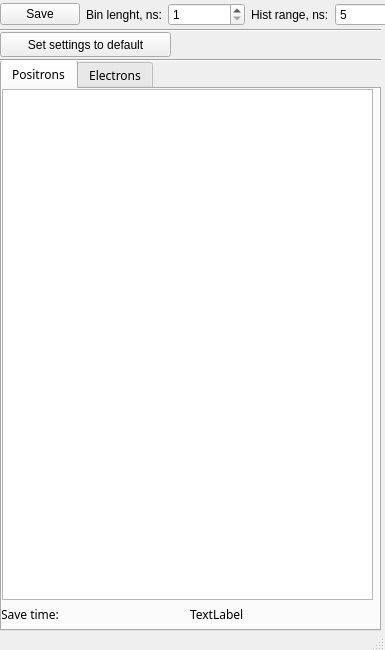
<?xml version="1.0" encoding="UTF-8"?>
<ui version="4.0">
 <class>Extraction</class>
 <widget class="QMainWindow" name="Extraction">
  <property name="geometry">
   <rect>
    <x>0</x>
    <y>0</y>
    <width>385</width>
    <height>650</height>
   </rect>
  </property>
  <property name="sizePolicy">
   <sizepolicy hsizetype="Fixed" vsizetype="Fixed">
    <horstretch>0</horstretch>
    <verstretch>0</verstretch>
   </sizepolicy>
  </property>
  <property name="minimumSize">
   <size>
    <width>385</width>
    <height>585</height>
   </size>
  </property>
  <property name="maximumSize">
   <size>
    <width>385</width>
    <height>650</height>
   </size>
  </property>
  <property name="windowTitle">
   <string>Extraction</string>
  </property>
  <widget class="QWidget" name="centralwidget">
   <widget class="QTabWidget" name="tabWidget">
    <property name="geometry">
     <rect>
      <x>0</x>
      <y>60</y>
      <width>381</width>
      <height>571</height>
     </rect>
    </property>
    <property name="sizePolicy">
     <sizepolicy hsizetype="Fixed" vsizetype="Fixed">
      <horstretch>0</horstretch>
      <verstretch>0</verstretch>
     </sizepolicy>
    </property>
    <property name="minimumSize">
     <size>
      <width>381</width>
      <height>541</height>
     </size>
    </property>
    <property name="maximumSize">
     <size>
      <width>900</width>
      <height>900</height>
     </size>
    </property>
    <property name="font">
     <font>
      <family>Abyssinica SIL</family>
     </font>
    </property>
    <property name="currentIndex">
     <number>0</number>
    </property>
    <widget class="QWidget" name="tab_positrons">
     <attribute name="title">
      <string>Positrons</string>
     </attribute>
     <widget class="QListWidget" name="uni_p">
      <property name="geometry">
       <rect>
        <x>0</x>
        <y>0</y>
        <width>371</width>
        <height>511</height>
       </rect>
      </property>
     </widget>
     <widget class="QWidget" name="horizontalLayoutWidget_2">
      <property name="geometry">
       <rect>
        <x>-1</x>
        <y>510</y>
        <width>371</width>
        <height>31</height>
       </rect>
      </property>
      <layout class="QHBoxLayout" name="horizontalLayout_2">
       <item>
        <widget class="QLabel" name="label_3">
         <property name="text">
          <string>Save time:</string>
         </property>
        </widget>
       </item>
       <item>
        <widget class="QLabel" name="label_save_time_p">
         <property name="text">
          <string>TextLabel</string>
         </property>
        </widget>
       </item>
      </layout>
     </widget>
    </widget>
    <widget class="QWidget" name="tab_electrons">
     <attribute name="title">
      <string>Electrons</string>
     </attribute>
     <widget class="QListWidget" name="uni_e">
      <property name="geometry">
       <rect>
        <x>0</x>
        <y>0</y>
        <width>371</width>
        <height>511</height>
       </rect>
      </property>
     </widget>
     <widget class="QWidget" name="horizontalLayoutWidget_3">
      <property name="geometry">
       <rect>
        <x>0</x>
        <y>510</y>
        <width>371</width>
        <height>31</height>
       </rect>
      </property>
      <layout class="QHBoxLayout" name="horizontalLayout_3">
       <item>
        <widget class="QLabel" name="label_4">
         <property name="text">
          <string>Save time:</string>
         </property>
        </widget>
       </item>
       <item>
        <widget class="QLabel" name="label_save_time_e">
         <property name="text">
          <string>TextLabel</string>
         </property>
        </widget>
       </item>
      </layout>
     </widget>
    </widget>
   </widget>
   <widget class="QWidget" name="horizontalLayoutWidget">
    <property name="geometry">
     <rect>
      <x>0</x>
      <y>0</y>
      <width>411</width>
      <height>29</height>
     </rect>
    </property>
    <layout class="QHBoxLayout" name="horizontalLayout">
     <property name="spacing">
      <number>6</number>
     </property>
     <item>
      <widget class="QPushButton" name="pushButton_save">
       <property name="text">
        <string>Save</string>
       </property>
      </widget>
     </item>
     <item>
      <widget class="QLabel" name="label">
       <property name="enabled">
        <bool>true</bool>
       </property>
       <property name="text">
        <string>Bin lenght, ns:</string>
       </property>
      </widget>
     </item>
     <item>
      <widget class="QSpinBox" name="spinBox_bins_len">
       <property name="minimum">
        <number>1</number>
       </property>
       <property name="maximum">
        <number>20</number>
       </property>
       <property name="value">
        <number>1</number>
       </property>
      </widget>
     </item>
     <item>
      <widget class="QLabel" name="label_2">
       <property name="text">
        <string>Hist range, ns:</string>
       </property>
      </widget>
     </item>
     <item>
      <widget class="QSpinBox" name="spinBox_hist_range">
       <property name="minimum">
        <number>5</number>
       </property>
       <property name="maximum">
        <number>100</number>
       </property>
       <property name="value">
        <number>5</number>
       </property>
      </widget>
     </item>
    </layout>
   </widget>
   <widget class="Line" name="line">
    <property name="geometry">
     <rect>
      <x>0</x>
      <y>20</y>
      <width>381</width>
      <height>20</height>
     </rect>
    </property>
    <property name="orientation">
     <enum>Qt::Horizontal</enum>
    </property>
   </widget>
   <widget class="QPushButton" name="button_stg_dflt">
    <property name="geometry">
     <rect>
      <x>0</x>
      <y>32</y>
      <width>171</width>
      <height>25</height>
     </rect>
    </property>
    <property name="minimumSize">
     <size>
      <width>0</width>
      <height>25</height>
     </size>
    </property>
    <property name="maximumSize">
     <size>
      <width>16777215</width>
      <height>25</height>
     </size>
    </property>
    <property name="text">
     <string>Set settings to default</string>
    </property>
   </widget>
   <widget class="Line" name="line_2">
    <property name="geometry">
     <rect>
      <x>0</x>
      <y>50</y>
      <width>381</width>
      <height>20</height>
     </rect>
    </property>
    <property name="orientation">
     <enum>Qt::Horizontal</enum>
    </property>
   </widget>
  </widget>
  <widget class="QStatusBar" name="statusbar">
   <property name="maximumSize">
    <size>
     <width>16777215</width>
     <height>15</height>
    </size>
   </property>
  </widget>
 </widget>
 <resources/>
 <connections/>
</ui>
